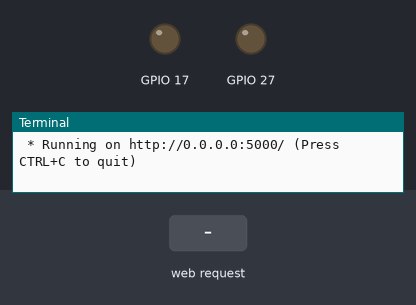
Bench run of a program on a simulated Raspberry Pi (BCM pin numbers). Parts: output pins drawn as LEDs (lit = HIGH), the last lines printed to the terminal. The test bench sets the inputs (shaded band). The clock reads 2024-03-15 10:24:30 at power-on unless the program sets it.

Above: at 1.2 s.
1.3 s: HTTP request for /Fan/on received
At 2.3 s:
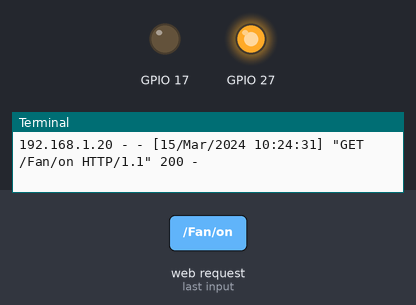
2.8 s: HTTP request for /Light/on received
At 3.5 s:
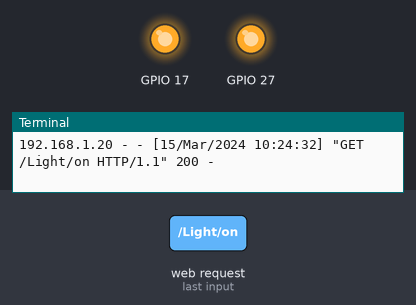
Timing chart, 0 to 5.8 s (numbered marks = the images above; inputs shaded):
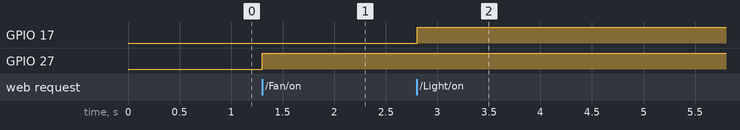

The program:

home_automation.py
```python
# home_automation.py
from flask import Flask, render_template
import RPi.GPIO as GPIO

# Flask setup
app = Flask(__name__)
GPIO.setmode(GPIO.BCM)
pins = {'Light': 17, 'Fan': 27}
for pin in pins.values():
    GPIO.setup(pin, GPIO.OUT)
    GPIO.output(pin, GPIO.LOW)

@app.route("/")
def index():
    return render_template("index.html", pins=pins)

@app.route("/<device>/<action>")
def control(device, action):
    pin = pins[device]
    GPIO.output(pin, GPIO.HIGH if action == "on" else GPIO.LOW)
    return f"{device} turned {action}"

if __name__ == "__main__":
    app.run(host="0.0.0.0", port=5000)
```

Measured:
- after the input at 1.3 s, GPIO 27: LOW → HIGH at once
- after the input at 2.8 s, GPIO 17: LOW → HIGH at once
